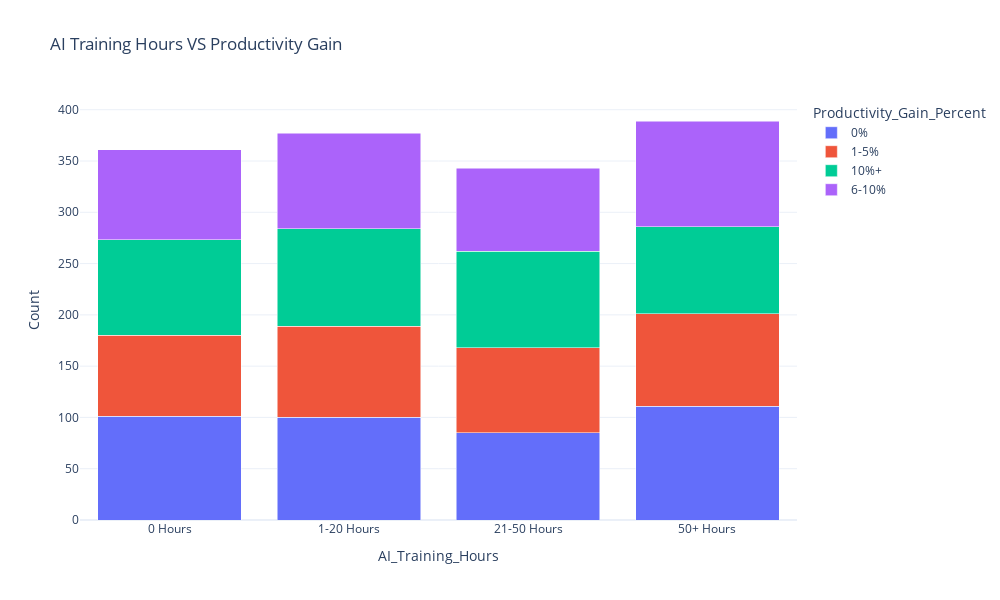

Here is the notebook cell this chart was saved with:
### Code cell
#Productivity Gain percent after AI Training

grouped = df.groupby(['AI_Training_Hours','Productivity_Gain_Percent']).size().reset_index(name='Count')
fig = px.bar(
    grouped,
    x="AI_Training_Hours",
    y="Count",
    color= "Productivity_Gain_Percent",
    barmode="stack",
    title="AI Training Hours VS Productivity Gain")
fig.update_layout(width=1000, height=600)
fig.show()

### Figure 1 — Plotly figure (JSON) as saved in the notebook; plotly's stock layout.template omitted (floating-point values rounded to 4 significant figures)
{"data": [{"hovertemplate": "Productivity_Gain_Percent=0%<br>AI_Training_Hours=%{x}<br>Count=%{y}<extra></extra>", "legendgroup": "0%", "marker": {"color": "#636efa", "pattern": {"shape": ""}}, "name": "0%", "orientation": "v", "showlegend": true, "textposition": "auto", "type": "bar", "x": ["0 Hours", "1-20 Hours", "21-50 Hours", "50+ Hours"], "xaxis": "x", "y": [101, 100, 85, 111], "yaxis": "y"}, {"hovertemplate": "Productivity_Gain_Percent=1-5%<br>AI_Training_Hours=%{x}<br>Count=%{y}<extra></extra>", "legendgroup": "1-5%", "marker": {"color": "#EF553B", "pattern": {"shape": ""}}, "name": "1-5%", "orientation": "v", "showlegend": true, "textposition": "auto", "type": "bar", "x": ["0 Hours", "1-20 Hours", "21-50 Hours", "50+ Hours"], "xaxis": "x", "y": [79, 89, 83, 90], "yaxis": "y"}, {"hovertemplate": "Productivity_Gain_Percent=10%+<br>AI_Training_Hours=%{x}<br>Count=%{y}<extra></extra>", "legendgroup": "10%+", "marker": {"color": "#00cc96", "pattern": {"shape": ""}}, "name": "10%+", "orientation": "v", "showlegend": true, "textposition": "auto", "type": "bar", "x": ["0 Hours", "1-20 Hours", "21-50 Hours", "50+ Hours"], "xaxis": "x", "y": [93, 95, 94, 85], "yaxis": "y"}, {"hovertemplate": "Productivity_Gain_Percent=6-10%<br>AI_Training_Hours=%{x}<br>Count=%{y}<extra></extra>", "legendgroup": "6-10%", "marker": {"color": "#ab63fa", "pattern": {"shape": ""}}, "name": "6-10%", "orientation": "v", "showlegend": true, "textposition": "auto", "type": "bar", "x": ["0 Hours", "1-20 Hours", "21-50 Hours", "50+ Hours"], "xaxis": "x", "y": [88, 93, 81, 103], "yaxis": "y"}], "layout": {"barmode": "stack", "height": 600, "legend": {"title": {"text": "Productivity_Gain_Percent"}, "tracegroupgap": 0}, "title": {"text": "AI Training Hours VS Productivity Gain"}, "width": 1000, "xaxis": {"anchor": "y", "domain": [0, 1], "title": {"text": "AI_Training_Hours"}}, "yaxis": {"anchor": "x", "domain": [0, 1], "title": {"text": "Count"}}}}
